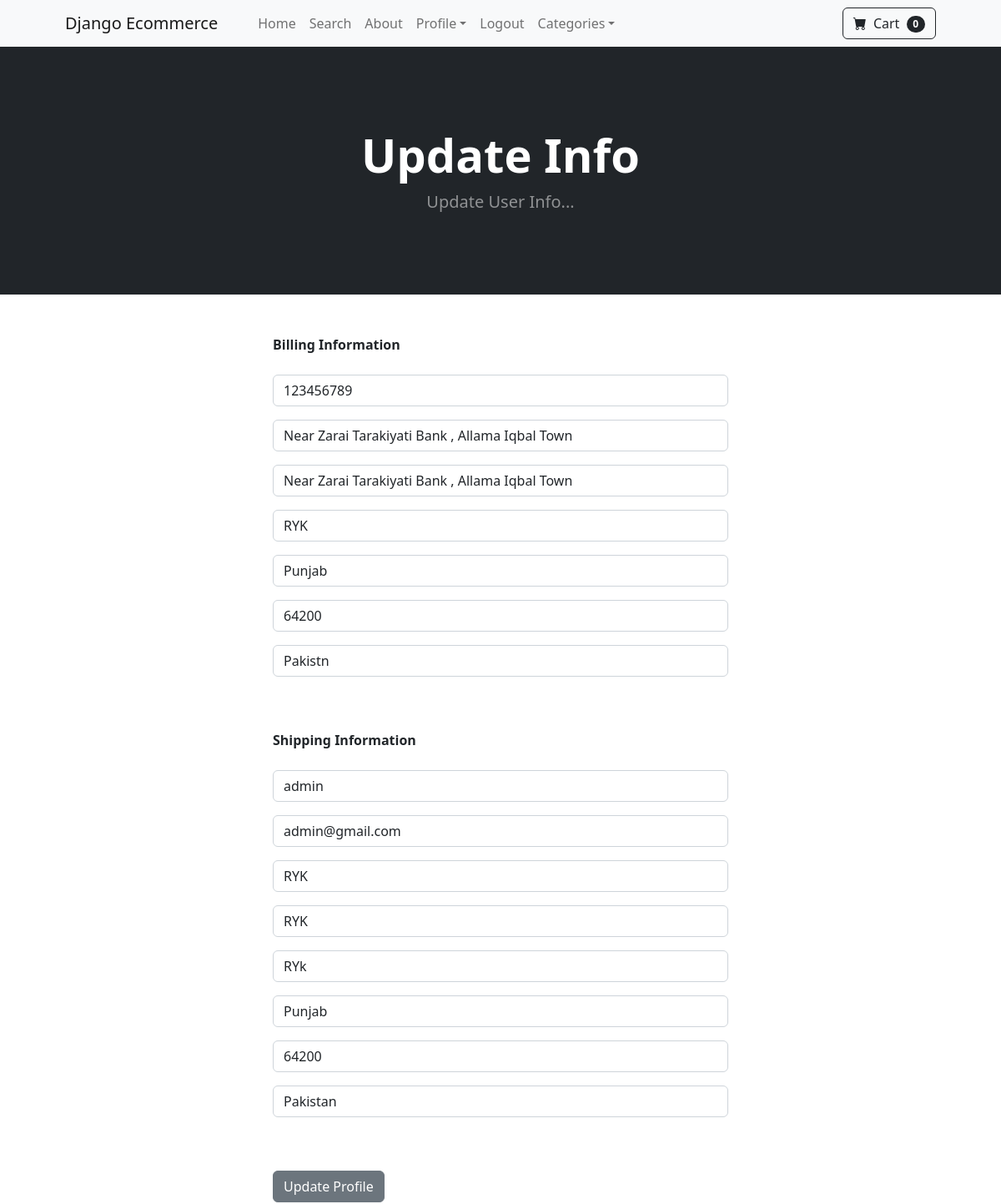
Before: /update_info/ (signed in, upper part) with the older database file.
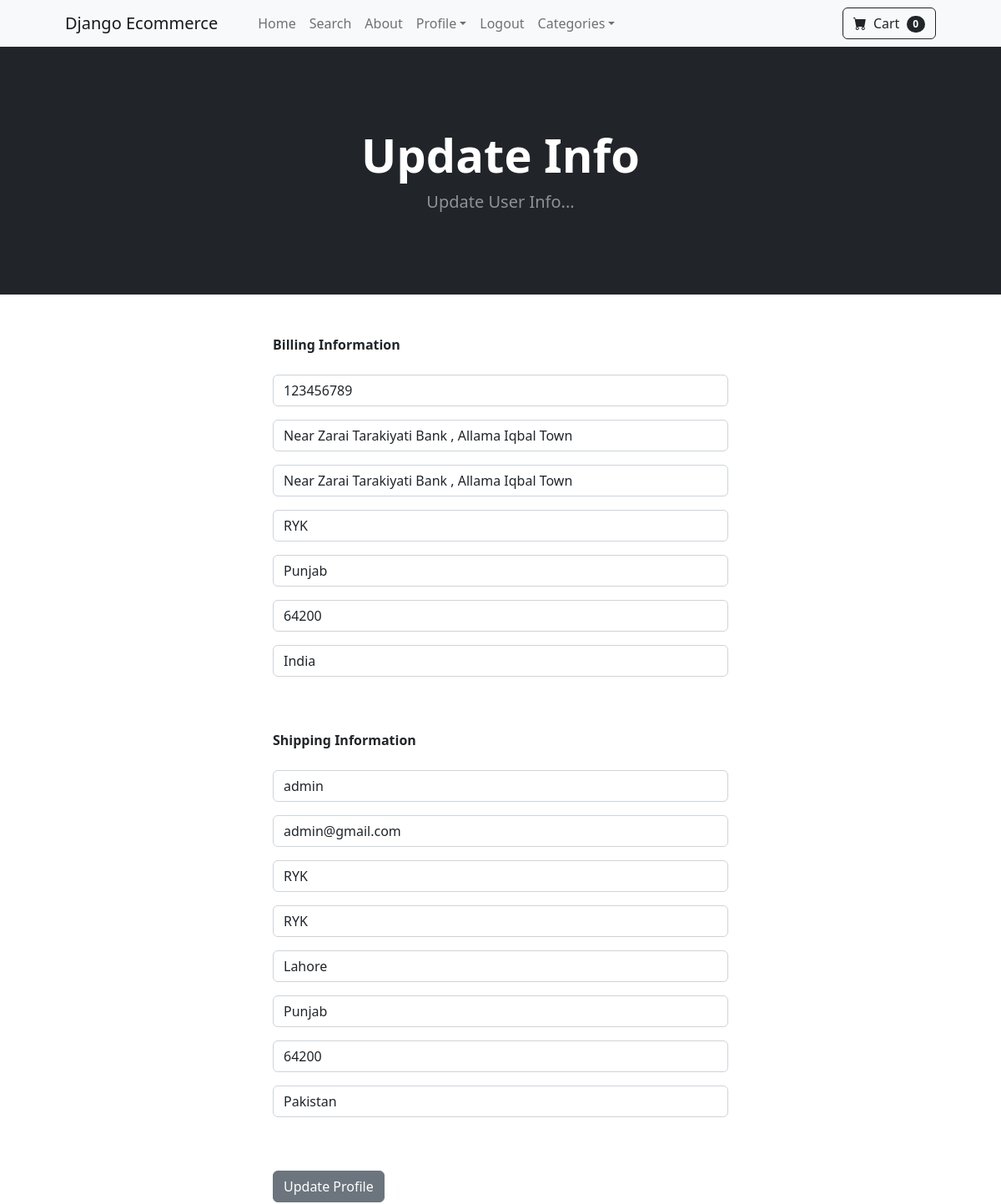
After: the same page with the newer database file.
### store/models.py (models this page shows, shortened)
class Profile(models.Model):
	user = models.OneToOneField(User, on_delete=models.CASCADE)
	date_modified = models.DateTimeField(User, auto_now=True)
	phone = models.CharField(max_length=20, blank=True)
	address1 = models.CharField(max_length=200, blank=True)
	address2 = models.CharField(max_length=200, blank=True)
	city = models.CharField(max_length=200, blank=True)
	state = models.CharField(max_length=200, blank=True)
	zipcode = models.CharField(max_length=200, blank=True)
	country = models.CharField(max_length=200, blank=True)
	old_cart = models.CharField(max_length=200, blank=True, null=True)

### payment/models.py (models this page shows, shortened)
class ShippingAddress(models.Model):
	user = models.ForeignKey(User, on_delete=models.CASCADE, null=True, blank=True)
	shipping_full_name = models.CharField(max_length=255)
	shipping_email = models.CharField(max_length=255)
	shipping_address1 = models.CharField(max_length=255)
	shipping_address2 = models.CharField(max_length=255, null=True, blank=True)
	shipping_city = models.CharField(max_length=255)
	shipping_state = models.CharField(max_length=255, null=True, blank=True)
	shipping_zipcode = models.CharField(max_length=255, null=True, blank=True)
	shipping_country = models.CharField(max_length=255)
	class Meta:
		verbose_name_plural = "Shipping Address"

### store/views.py (the view)
# urls.py: path('update_info/',views.update_info,name='update_info'),
def update_info(request):
	if request.user.is_authenticated:
		current_user = Profile.objects.get(user__id=request.user.id)
		shipping_user = ShippingAddress.objects.get(user__id=request.user.id)
		form = UserInfoForm(request.POST or None, instance=current_user)
		shipping_form = ShippingForm(request.POST or None, instance=shipping_user)
		if form.is_valid() or shipping_form.is_valid():
			form.save()
			shipping_form.save()
			messages.success(request, "Your Info Has Been Updated!!")
			return redirect('home')
		return render(request, "update_info.html", {'form':form,'shipping_form':shipping_form})
	else:
		messages.success(request, "You Must Be Logged In To Access That Page!!")
		return redirect('home')

### store/forms.py
class UserInfoForm(forms.ModelForm):
	phone = forms.CharField(label="", widget=forms.TextInput(attrs={'class':'form-control', 'placeholder':'Phone'}), required=False)
	address1 = forms.CharField(label="", widget=forms.TextInput(attrs={'class':'form-control', 'placeholder':'Address 1'}), required=False)
	address2 = forms.CharField(label="", widget=forms.TextInput(attrs={'class':'form-control', 'placeholder':'Address 2'}), required=False)
	city = forms.CharField(label="", widget=forms.TextInput(attrs={'class':'form-control', 'placeholder':'City'}), required=False)
	state = forms.CharField(label="", widget=forms.TextInput(attrs={'class':'form-control', 'placeholder':'State'}), required=False)
	zipcode = forms.CharField(label="", widget=forms.TextInput(attrs={'class':'form-control', 'placeholder':'Zipcode'}), required=False)
	country = forms.CharField(label="", widget=forms.TextInput(attrs={'class':'form-control', 'placeholder':'Country'}), required=False)
	class Meta:
		model = Profile
		fields = ('phone', 'address1', 'address2', 'city', 'state', 'zipcode', 'country', )

### cart/cart.py (called while the page is built)
	def __len__(self):
		return len(self.cart)

### cart/context_processors.py (called while the page is built)
def cart(request):
	return {'cart': Cart(request)}

### store/templates/update_info.html
{% extends 'base.html' %} {% block content %}
<header class="bg-dark py-5">
  <div class="container px-4 px-lg-5 my-5">
    <div class="text-center text-white">
      <h1 class="display-4 fw-bolder">Update Info</h1>
      <p class="lead fw-normal text-white-50 mb-0">Update User Info...</p>
    </div>
  </div>
</header>
<div class="container">
  <div class="row">
    <div class="col-md-6 offset-md-3">
      <br /><br />
      <strong>Billing Information</strong>
      <br /><br />
      <form method="POST" action="{% url 'update_info' %}">
        {% csrf_token %} {{ form.as_p }}
        <br /><br />
        <strong>Shipping Information</strong>
        <br /><br />
        {{ shipping_form.as_p }}
        <br /><br />
        <button type="submit" class="btn btn-secondary">Update Profile</button>
      </form>
      <br /><br />
      <br /><br />
      <br /><br />
      <br /><br />
      <br /><br />
      <br /><br />
      <br /><br />
      <br /><br />
    </div>
  </div>
</div>
{% endblock %}

Changed rows visible on the page:
changed Profile "Near Zarai Tarakiyati Bank , Allama Iqbal Town": country "Pakistn" → "India"
changed ShippingAddress "admin": shipping_city "RYk" → "Lahore"
